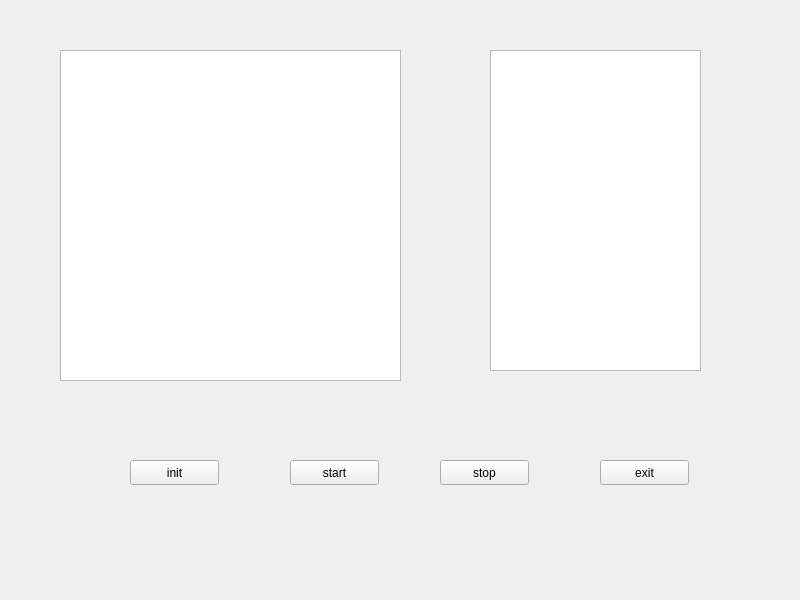
<?xml version="1.0" encoding="UTF-8"?>
<ui version="4.0">
 <class>mainWidget</class>
 <widget class="QWidget" name="mainWidget">
  <property name="geometry">
   <rect>
    <x>0</x>
    <y>0</y>
    <width>800</width>
    <height>600</height>
   </rect>
  </property>
  <property name="windowTitle">
   <string>mainWidget</string>
  </property>
  <widget class="QTextEdit" name="textEdit">
   <property name="geometry">
    <rect>
     <x>490</x>
     <y>50</y>
     <width>211</width>
     <height>321</height>
    </rect>
   </property>
  </widget>
  <widget class="QGraphicsView" name="graphicsView">
   <property name="geometry">
    <rect>
     <x>60</x>
     <y>50</y>
     <width>341</width>
     <height>331</height>
    </rect>
   </property>
  </widget>
  <widget class="QPushButton" name="start_pb">
   <property name="geometry">
    <rect>
     <x>290</x>
     <y>460</y>
     <width>89</width>
     <height>25</height>
    </rect>
   </property>
   <property name="text">
    <string>start</string>
   </property>
  </widget>
  <widget class="QPushButton" name="stop_pb">
   <property name="geometry">
    <rect>
     <x>440</x>
     <y>460</y>
     <width>89</width>
     <height>25</height>
    </rect>
   </property>
   <property name="text">
    <string>stop</string>
   </property>
  </widget>
  <widget class="QPushButton" name="exit_pb">
   <property name="geometry">
    <rect>
     <x>600</x>
     <y>460</y>
     <width>89</width>
     <height>25</height>
    </rect>
   </property>
   <property name="text">
    <string>exit</string>
   </property>
  </widget>
  <widget class="QPushButton" name="init_pb">
   <property name="geometry">
    <rect>
     <x>130</x>
     <y>460</y>
     <width>89</width>
     <height>25</height>
    </rect>
   </property>
   <property name="text">
    <string>init</string>
   </property>
  </widget>
 </widget>
 <resources/>
 <connections/>
</ui>
